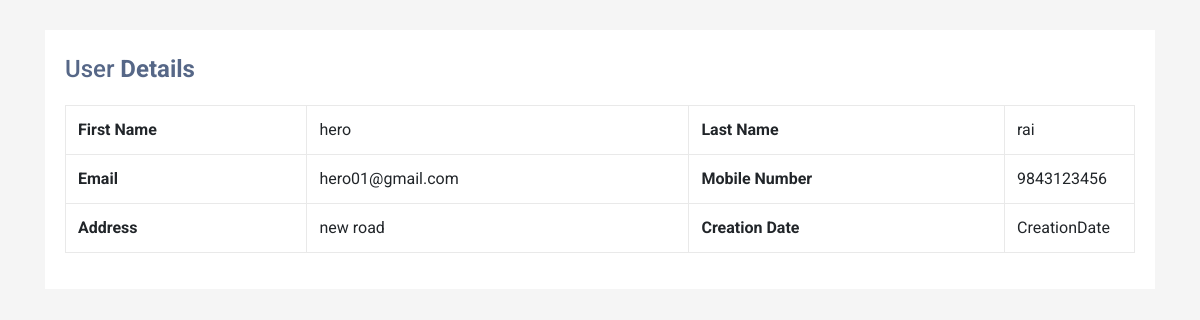
The app's page /detail/2 with its own data.
### userdetail/models.py (models this page shows, shortened)
class Userprofile(models.Model):
    id = models.AutoField(primary_key=True)
    firstname = models.CharField(max_length=20)
    lastname = models.CharField(max_length=20)
    mobile = models.IntegerField()
    email = models.EmailField(max_length=30)
    address = models.CharField(max_length=20)

### userdetail/views.py (the view, shortened to what this page needs)
# urls.py: path('detail/<int:id>', views.detail, name = 'detailuser'),
def detail(request,id):
    userprofile = Userprofile.objects.get(id=id)
    return render(request, 'detail.html', context={'userprofile': userprofile})

### userdetail/templates/detail.html (shortened to what this page needs)
{% extends 'base.html' %}
{% block content %}
<div class="read">
    <div class="container-xl">
        <div class="table-responsive">
            <div class="table-wrapper">
                <div class="table-title">
                    <div class="row">
                        <div class="col-sm-5">
                            <h2>User <b>Details</b></h2>
                        </div>
                    </div>
                </div>
    <table cellpadding="0" cellspacing="0" border="0" class="display table table-bordered" id="hidden-table-info">
    <tbody>
        <form action="{% url 'detailuser' userprofile.id %}" method="POST" enctype="multipart/form-data">
     <tr>
        <th>First Name</th>
        <td>{{userprofile.firstname}}</td>
        <th>Last Name</th>
        <td> {{userprofile.lastname}} </td>
      </tr>
      <tr>
        <th>Email</th>
        <td>{{ userprofile.email}}</td>
        <th>Mobile Number</th>
        <td>{{ userprofile.mobile}}</td>
      </tr>
      <tr>
        <th>Address</th>
        <td>{{userprofile.address}}</td>
        <th>Creation Date</th>
        <td>CreationDate</td>
      </tr>
    </form>
    </tbody>
    </table>
            </div>
        </div>
    </div>
    </div>
{% endblock content %}

### userdetail/static/index.css (style rules this page uses)
body { color: #566787; background: #f5f5f5; font-family: 'Roboto', sans-serif; }
.table-responsive { margin: 60px 0; }
.table-wrapper { min-width: 1000px; background: #fff; padding: 20px; box-shadow: 0 1px 1px rgba(0,0,0,.05); }
.table-title { font-size: 15px; padding-bottom: 10px; margin: 0 0 10px; min-height: 45px; }
.table-title h2 { margin: 5px 0 0; font-size: 24px; }
table.table tr th, table.table tr td { border-color: #e9e9e9; }
table.table td:last-child { width: 130px; }
.read { color: #566787; background: #f5f5f5; font-family: 'Roboto', sans-serif; }
.table-responsive { margin: 30px 0; }

### records on screen
Userprofile: firstname "hero", lastname "rai", email "hero01@gmail.com", mobile "9843123456", address "new road"
